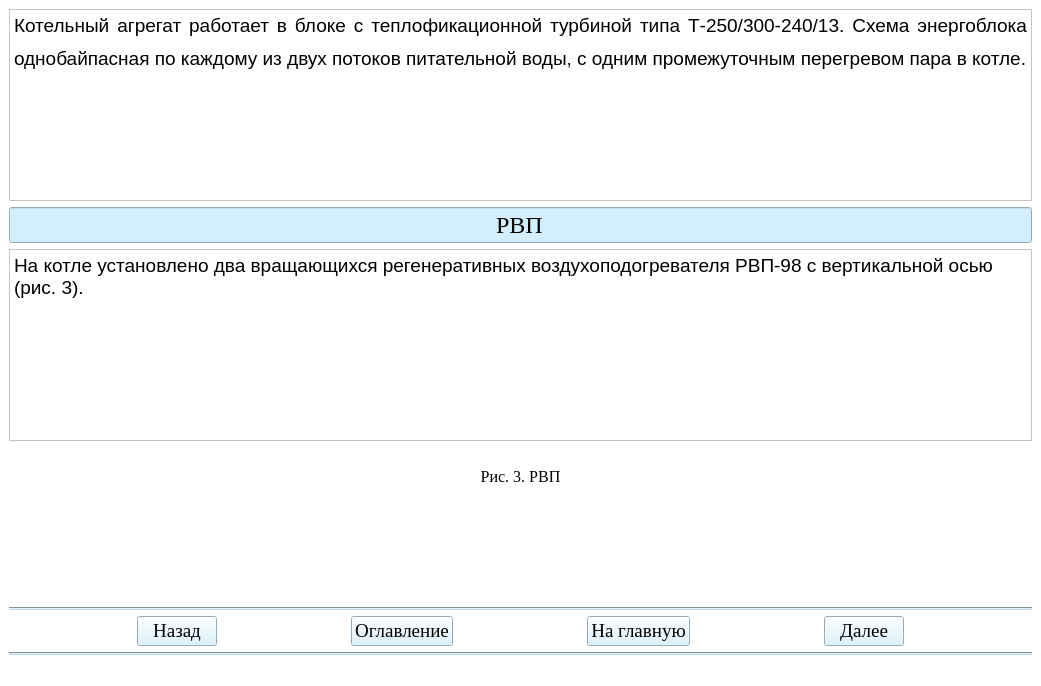
<?xml version="1.0" encoding="UTF-8"?>
<ui version="4.0">
 <class>Teoria4Window</class>
 <widget class="QMainWindow" name="Teoria4Window">
  <property name="geometry">
   <rect>
    <x>0</x>
    <y>0</y>
    <width>1041</width>
    <height>686</height>
   </rect>
  </property>
  <property name="windowTitle">
   <string>АУК</string>
  </property>
  <property name="styleSheet">
   <string notr="true">background-color: rgb(255, 255, 255);</string>
  </property>
  <widget class="QWidget" name="centralwidget">
   <layout class="QGridLayout" name="gridLayout">
    <item row="2" column="0">
     <widget class="QTextBrowser" name="textBrowser_2">
      <property name="html">
       <string>&lt;!DOCTYPE HTML PUBLIC &quot;-//W3C//DTD HTML 4.0//EN&quot; &quot;http://www.w3.org/TR/REC-html40/strict.dtd&quot;&gt;
&lt;html&gt;&lt;head&gt;&lt;meta name=&quot;qrichtext&quot; content=&quot;1&quot; /&gt;&lt;style type=&quot;text/css&quot;&gt;
p, li { white-space: pre-wrap; }
&lt;/style&gt;&lt;/head&gt;&lt;body style=&quot; font-family:'MS Shell Dlg 2'; font-size:8.25pt; font-weight:400; font-style:normal;&quot;&gt;
&lt;p style=&quot; margin-top:0px; margin-bottom:0px; margin-left:0px; margin-right:0px; -qt-block-indent:0; text-indent:0px;&quot;&gt;&lt;span style=&quot; font-family:'Times New Roman,serif'; font-size:14pt;&quot;&gt;На котле установлено два вращающихся регенеративных воздухоподогревателя РВП-98 с вертикальной осью (рис. 3). &lt;/span&gt;&lt;/p&gt;
&lt;p align=&quot;justify&quot; style=&quot;-qt-paragraph-type:empty; margin-top:12px; margin-bottom:0px; margin-left:0px; margin-right:0px; -qt-block-indent:0; text-indent:0px; line-height:150%;&quot;&gt;&lt;br /&gt;&lt;/p&gt;&lt;/body&gt;&lt;/html&gt;</string>
      </property>
     </widget>
    </item>
    <item row="4" column="0">
     <spacer name="verticalSpacer">
      <property name="orientation">
       <enum>Qt::Vertical</enum>
      </property>
      <property name="sizeHint" stdset="0">
       <size>
        <width>20</width>
        <height>40</height>
       </size>
      </property>
     </spacer>
    </item>
    <item row="0" column="0">
     <widget class="QTextBrowser" name="textBrowser">
      <property name="html">
       <string>&lt;!DOCTYPE HTML PUBLIC &quot;-//W3C//DTD HTML 4.0//EN&quot; &quot;http://www.w3.org/TR/REC-html40/strict.dtd&quot;&gt;
&lt;html&gt;&lt;head&gt;&lt;meta name=&quot;qrichtext&quot; content=&quot;1&quot; /&gt;&lt;style type=&quot;text/css&quot;&gt;
p, li { white-space: pre-wrap; }
&lt;/style&gt;&lt;/head&gt;&lt;body style=&quot; font-family:'MS Shell Dlg 2'; font-size:8.25pt; font-weight:400; font-style:normal;&quot;&gt;
&lt;p align=&quot;justify&quot; style=&quot; margin-top:12px; margin-bottom:0px; margin-left:0px; margin-right:0px; -qt-block-indent:0; text-indent:0px; line-height:150%;&quot;&gt;&lt;span style=&quot; font-family:'Times New Roman,serif'; font-size:14pt;&quot;&gt;Котельный агрегат работает в блоке с теплофикационной турбиной типа Т-250/300-240/13. Схема энергоблока однобайпасная по каждому из двух потоков питательной воды, с одним промежуточным перегревом пара в котле.&lt;/span&gt;&lt;span style=&quot; font-size:8pt;&quot;&gt; &lt;/span&gt;&lt;/p&gt;&lt;/body&gt;&lt;/html&gt;</string>
      </property>
     </widget>
    </item>
    <item row="7" column="0">
     <widget class="Line" name="line_2">
      <property name="styleSheet">
       <string notr="true">background-color: rgb(191, 216, 230);</string>
      </property>
      <property name="orientation">
       <enum>Qt::Horizontal</enum>
      </property>
     </widget>
    </item>
    <item row="6" column="0">
     <layout class="QHBoxLayout" name="horizontalLayout">
      <item>
       <spacer name="horizontalSpacer_2">
        <property name="orientation">
         <enum>Qt::Horizontal</enum>
        </property>
        <property name="sizeHint" stdset="0">
         <size>
          <width>40</width>
          <height>20</height>
         </size>
        </property>
       </spacer>
      </item>
      <item>
       <widget class="QPushButton" name="btn_return4">
        <property name="sizePolicy">
         <sizepolicy hsizetype="Minimum" vsizetype="Fixed">
          <horstretch>0</horstretch>
          <verstretch>0</verstretch>
         </sizepolicy>
        </property>
        <property name="font">
         <font>
          <family>Times New Roman</family>
          <pointsize>14</pointsize>
          <weight>50</weight>
          <bold>false</bold>
         </font>
        </property>
        <property name="styleSheet">
         <string notr="true">background-color: rgb(211, 239, 255);
color: rgb(0, 0, 0);</string>
        </property>
        <property name="text">
         <string>Назад</string>
        </property>
       </widget>
      </item>
      <item>
       <spacer name="horizontalSpacer_5">
        <property name="orientation">
         <enum>Qt::Horizontal</enum>
        </property>
        <property name="sizeHint" stdset="0">
         <size>
          <width>40</width>
          <height>20</height>
         </size>
        </property>
       </spacer>
      </item>
      <item>
       <widget class="QPushButton" name="btn_oglavlenie4">
        <property name="font">
         <font>
          <family>Times New Roman</family>
          <pointsize>14</pointsize>
         </font>
        </property>
        <property name="styleSheet">
         <string notr="true">background-color: rgb(211, 239, 255);
color: rgb(0, 0, 0);</string>
        </property>
        <property name="text">
         <string>Оглавление</string>
        </property>
       </widget>
      </item>
      <item>
       <spacer name="horizontalSpacer">
        <property name="orientation">
         <enum>Qt::Horizontal</enum>
        </property>
        <property name="sizeHint" stdset="0">
         <size>
          <width>40</width>
          <height>20</height>
         </size>
        </property>
       </spacer>
      </item>
      <item>
       <widget class="QPushButton" name="btn_glavnaya4">
        <property name="font">
         <font>
          <family>Times New Roman</family>
          <pointsize>14</pointsize>
          <weight>50</weight>
          <bold>false</bold>
         </font>
        </property>
        <property name="styleSheet">
         <string notr="true">background-color: rgb(211, 239, 255);
color: rgb(0, 0, 0);</string>
        </property>
        <property name="text">
         <string>На главную</string>
        </property>
       </widget>
      </item>
      <item>
       <spacer name="horizontalSpacer_3">
        <property name="orientation">
         <enum>Qt::Horizontal</enum>
        </property>
        <property name="sizeHint" stdset="0">
         <size>
          <width>40</width>
          <height>20</height>
         </size>
        </property>
       </spacer>
      </item>
      <item>
       <widget class="QPushButton" name="btn_dalee4">
        <property name="font">
         <font>
          <family>Times New Roman</family>
          <pointsize>14</pointsize>
          <weight>50</weight>
          <bold>false</bold>
         </font>
        </property>
        <property name="styleSheet">
         <string notr="true">background-color: rgb(211, 239, 255);
color: rgb(0, 0, 0);</string>
        </property>
        <property name="text">
         <string>Далее</string>
        </property>
       </widget>
      </item>
      <item>
       <spacer name="horizontalSpacer_4">
        <property name="orientation">
         <enum>Qt::Horizontal</enum>
        </property>
        <property name="sizeHint" stdset="0">
         <size>
          <width>40</width>
          <height>20</height>
         </size>
        </property>
       </spacer>
      </item>
     </layout>
    </item>
    <item row="5" column="0">
     <widget class="Line" name="line">
      <property name="styleSheet">
       <string notr="true">background-color: rgb(191, 216, 230);</string>
      </property>
      <property name="orientation">
       <enum>Qt::Horizontal</enum>
      </property>
     </widget>
    </item>
    <item row="1" column="0">
     <layout class="QVBoxLayout" name="verticalLayout">
      <item>
       <widget class="QLineEdit" name="lineEdit">
        <property name="font">
         <font>
          <family>Times New Roman</family>
          <pointsize>18</pointsize>
         </font>
        </property>
        <property name="styleSheet">
         <string notr="true">background-color: rgb(211, 239, 255);</string>
        </property>
        <property name="text">
         <string>РВП</string>
        </property>
        <property name="alignment">
         <set>Qt::AlignCenter</set>
        </property>
       </widget>
      </item>
     </layout>
    </item>
    <item row="3" column="0">
     <layout class="QVBoxLayout" name="verticalLayout_3">
      <item>
       <widget class="QLabel" name="label">
        <property name="styleSheet">
         <string notr="true">background-color: rgb(255, 255, 255);</string>
        </property>
        <property name="text">
         <string/>
        </property>
        <property name="pixmap">
         <pixmap>рис3.png</pixmap>
        </property>
        <property name="alignment">
         <set>Qt::AlignCenter</set>
        </property>
       </widget>
      </item>
      <item>
       <widget class="QLabel" name="label_2">
        <property name="font">
         <font>
          <family>Times New Roman</family>
          <pointsize>12</pointsize>
         </font>
        </property>
        <property name="styleSheet">
         <string notr="true">background-color: rgb(255, 255, 255);</string>
        </property>
        <property name="text">
         <string>Рис. 3. РВП</string>
        </property>
        <property name="alignment">
         <set>Qt::AlignCenter</set>
        </property>
       </widget>
      </item>
     </layout>
    </item>
   </layout>
  </widget>
  <widget class="QStatusBar" name="statusbar"/>
 </widget>
 <resources/>
 <connections/>
</ui>
